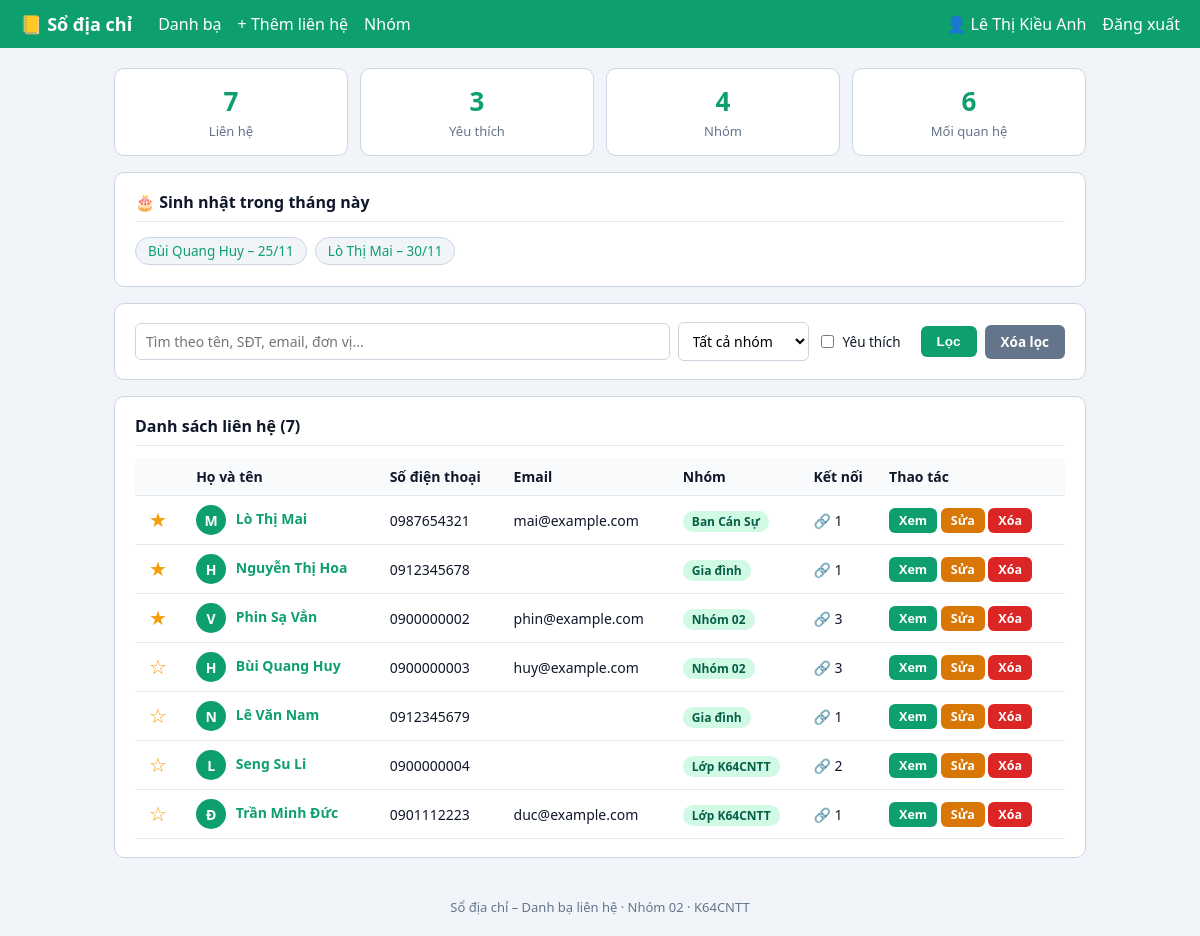
Screenshot of /index.php (signed in) with the database file from the repository.
### tables this page shows
CREATE TABLE lien_he (
  id            INT AUTO_INCREMENT PRIMARY KEY,
  id_nguoi_dung INT NOT NULL,
  id_nhom       INT NULL,                       
  ho_ten        VARCHAR(100) NOT NULL,
  gioi_tinh     ENUM('Nam','Nữ','Khác') NOT NULL DEFAULT 'Khác',
  ngay_sinh     DATE NULL,
  so_dien_thoai VARCHAR(15) NOT NULL,
  email         VARCHAR(100) NULL,
  don_vi        VARCHAR(100) NULL,              
  dia_chi       VARCHAR(255) NULL,
  ghi_chu       TEXT NULL,
  yeu_thich     TINYINT(1) NOT NULL DEFAULT 0,
  ngay_tao      TIMESTAMP DEFAULT CURRENT_TIMESTAMP,
  KEY idx_ten (ho_ten),
  KEY idx_sdt (so_dien_thoai),
  CONSTRAINT fk_lh_nd   FOREIGN KEY (id_nguoi_dung) REFERENCES nguoi_dung(id) ON DELETE CASCADE,
  CONSTRAINT fk_lh_nhom FOREIGN KEY (id_nhom) REFERENCES nhom_lien_he(id)      
);

CREATE TABLE nhom_lien_he (
  id            INT AUTO_INCREMENT PRIMARY KEY,
  id_nguoi_dung INT NOT NULL,
  ten_nhom      VARCHAR(60) NOT NULL,
  mo_ta         VARCHAR(255) NULL,
  UNIQUE KEY uq_nhom (id_nguoi_dung, ten_nhom),
  CONSTRAINT fk_nhom_nd FOREIGN KEY (id_nguoi_dung) REFERENCES nguoi_dung(id) ON DELETE CASCADE
);

### functions.php (called while the page is built, shortened)
<?php
function e($s): string { return htmlspecialchars((string)$s, ENT_QUOTES, 'UTF-8'); }
function yeu_cau_dang_nhap(): int {
    return (int)$_SESSION['uid'];
}
function chu_cai(string $ten): string {
    $p = preg_split('/\s+/', trim($ten));
    return mb_strtoupper(mb_substr(end($p), 0, 1));
}
function lay_nhom(PDO $pdo, int $uid): array {
    $st = $pdo->prepare("SELECT id, ten_nhom FROM nhom_lien_he WHERE id_nguoi_dung = :u ORDER BY ten_nhom");
    $st->execute([':u' => $uid]);
    return $st->fetchAll();
}

### index.php (the view, shortened to what this page needs)
<?php
require_once 'functions.php';
$uid = yeu_cau_dang_nhap();
$qs = $_SERVER['QUERY_STRING'] ?? '';
$st = $pdo->prepare("SELECT COUNT(*) AS tong, COALESCE(SUM(yeu_thich), 0) AS yt FROM lien_he WHERE id_nguoi_dung = :u");
$st->execute([':u' => $uid]);
$tk = $st->fetch();
$st = $pdo->prepare("SELECT COUNT(*) FROM quan_he qh JOIN lien_he lh ON lh.id = qh.id_lien_he_a WHERE lh.id_nguoi_dung = :u");
$st->execute([':u' => $uid]);
$so_qh = (int)$st->fetchColumn();
$st = $pdo->prepare("SELECT id, ho_ten, ngay_sinh FROM lien_he
                     WHERE id_nguoi_dung = :u AND MONTH(ngay_sinh) = MONTH(CURDATE())
                     ORDER BY DAY(ngay_sinh)");
$st->execute([':u' => $uid]);
$sinh_nhat = $st->fetchAll();
$q     = trim($_GET['q'] ?? '');
$chi_yt = isset($_GET['yt']);
$trang = max(1, (int)($_GET['trang'] ?? 1));
$moi_trang = 8;
$where = ['lh.id_nguoi_dung = :uid'];
$tham_so = [':uid' => $uid];
$sql_where = implode(' AND ', $where);
$st = $pdo->prepare("SELECT COUNT(*) FROM lien_he lh WHERE $sql_where");
$st->execute($tham_so);
$tong = (int)$st->fetchColumn();
$so_trang = max(1, (int)ceil($tong / $moi_trang));
$trang = min($trang, $so_trang);
$offset = ($trang - 1) * $moi_trang;
$st = $pdo->prepare("SELECT lh.*, nh.ten_nhom,
        (SELECT COUNT(*) FROM quan_he qh WHERE qh.id_lien_he_a = lh.id OR qh.id_lien_he_b = lh.id) AS so_qh
    FROM lien_he lh LEFT JOIN nhom_lien_he nh ON nh.id = lh.id_nhom
    WHERE $sql_where
    ORDER BY lh.yeu_thich DESC, lh.ho_ten ASC
    LIMIT $moi_trang OFFSET $offset");
$st->execute($tham_so);
$ds = $st->fetchAll();
$ds_nhom = lay_nhom($pdo, $uid);
include 'header.php';
?>
<div class="stats">
    <div class="stat"><b><?= (int)$tk['tong'] ?></b><span>Liên hệ</span></div>
    <div class="stat"><b><?= (int)$tk['yt'] ?></b><span>Yêu thích</span></div>
    <div class="stat"><b><?= count($ds_nhom) ?></b><span>Nhóm</span></div>
    <div class="stat"><b><?= $so_qh ?></b><span>Mối quan hệ</span></div>
</div>
<?php if ($sinh_nhat): ?>
<div class="card">
    <h3>🎂 Sinh nhật trong tháng này</h3>
    <?php foreach ($sinh_nhat as $s): ?>
        <a class="chip" href="contact_view.php?id=<?= (int)$s['id'] ?>">
            <?= e($s['ho_ten']) ?> – <?= e((new DateTime($s['ngay_sinh']))->format('d/m')) ?>
        </a>
    <?php endforeach; ?>
</div>
<?php endif; ?>
<div class="card">
    <form method="GET" class="filter">
        <input type="text" name="q" value="<?= e($q) ?>" placeholder="Tìm theo tên, SĐT, email, đơn vị...">
        <select name="nhom">
            <option value="0">Tất cả nhóm</option>
        </select>
        <label class="check"><input type="checkbox" name="yt" value="1" <?= $chi_yt ? 'checked' : '' ?>> Yêu thích</label>
        <button class="btn">Lọc</button>
        <a class="btn btn-sec" href="index.php">Xóa lọc</a>
    </form>
</div>
<div class="card">
    <h3>Danh sách liên hệ (<?= $tong ?>)</h3>
    <div class="table-wrap">
    <table>
        <thead><tr><th></th><th>Họ và tên</th><th>Số điện thoại</th><th>Email</th><th>Nhóm</th><th>Kết nối</th><th>Thao tác</th></tr></thead>
        <tbody>
        <?php foreach ($ds as $c): ?>
            <tr>
                <td>
                    <form method="POST" action="index.php<?= $qs !== '' ? '?' . e($qs) : '' ?>" class="inline-form">
                        <button class="star" title="Yêu thích"><?= $c['yeu_thich'] ? '★' : '☆' ?></button>
                    </form>
                </td>
                <td>
                    <span class="avatar sm"><?= e(chu_cai($c['ho_ten'])) ?></span>
                    <a href="contact_view.php?id=<?= (int)$c['id'] ?>"><b><?= e($c['ho_ten']) ?></b></a>
                </td>
                <td><?= e($c['so_dien_thoai']) ?></td>
                <td><?= e($c['email'] ?? '') ?></td>
                <td><?= $c['ten_nhom'] ? '<span class="badge">' . e($c['ten_nhom']) . '</span>' : '<span class="muted">—</span>' ?></td>
                <td>🔗 <?= (int)$c['so_qh'] ?></td>
                <td>
                    <a class="btn btn-sm" href="contact_view.php?id=<?= (int)$c['id'] ?>">Xem</a>
                    <a class="btn btn-warn btn-sm" href="contact_form.php?id=<?= (int)$c['id'] ?>">Sửa</a>
                    <a class="btn btn-del btn-sm" href="contact_delete.php?id=<?= (int)$c['id'] ?>">Xóa</a>
                </td>
            </tr>
        <?php endforeach; ?>
        </tbody>
    </table>
    </div>
</div>
<?php include 'footer.php'; ?>

### header.php (shortened to what this page needs)
<!DOCTYPE html>
<html lang="vi">
<head>
    <link rel="stylesheet" href="style.css">
</head>
<body>
<nav class="nav">
    <a class="brand" href="index.php">📒 Sổ địa chỉ</a>
    <?php if (!empty($_SESSION['uid'])): ?>
        <a href="index.php">Danh bạ</a>
        <a href="contact_form.php">+ Thêm liên hệ</a>
        <a href="groups.php">Nhóm</a>
        <span>👤 <?= e($_SESSION['ten']) ?></span>
        <a href="logout.php">Đăng xuất</a>
    <?php endif; ?>
</nav>
<main class="container">

### footer.php
</main>
<footer class="footer">Sổ địa chỉ – Danh bạ liên hệ · Nhóm 02 · K64CNTT</footer>
</body>
</html>

### style.css (style rules this page uses)
* { box-sizing: border-box; }
body { font-family: 'Segoe UI', Arial, sans-serif; background: #f1f5f9; color: #0f172a; margin: 0; }
a { color: #0e9f6e; text-decoration: none; }
.container { max-width: 1000px; margin: 20px auto; padding: 0 14px; }
.nav { display: flex; align-items: center; gap: 16px; background: #0e9f6e; color: #fff; padding: 12px 20px; flex-wrap: wrap; }
.nav a { color: #fff; font-weight: 500; }
.nav .brand { font-size: 18px; font-weight: 700; margin-right: 10px; }
.footer { text-align: center; color: #64748b; font-size: 13px; padding: 20px; }
.card { background: #fff; border: 1px solid #cbd5e1; border-radius: 10px; padding: 18px 20px; margin-bottom: 16px; }
.card h3 { margin: 0 0 12px; padding-bottom: 8px; border-bottom: 1px solid #e2e8f0; font-size: 16px; }
.stats { display: grid; grid-template-columns: repeat(4, 1fr); gap: 12px; margin-bottom: 16px; }
.stat { background: #fff; border: 1px solid #cbd5e1; border-radius: 10px; padding: 14px; text-align: center; }
.stat b { display: block; font-size: 26px; color: #0e9f6e; }
.stat span { font-size: 13px; color: #64748b; }
label { display: block; font-weight: 600; font-size: 13.5px; margin: 10px 0 4px; }
input[type=text], input[type=email], input[type=password], input[type=date], select, textarea { width: 100%; padding: 8px 10px; border: 1px solid #cbd5e1; border-radius: 6px; font-size: 14px; font-family: inherit; background: #fff; }
.filter { display: flex; gap: 8px; flex-wrap: wrap; align-items: center; }
.filter > input[type=text] { flex: 1; min-width: 180px; }
.filter select { width: auto; }
label.check { display: inline-flex; align-items: center; gap: 6px; font-weight: 500; margin: 8px 12px 8px 0; }
label.check input { width: auto; }
.btn { display: inline-block; padding: 8px 16px; background: #0e9f6e; color: #fff; border: 0; border-radius: 6px; font-weight: 600; font-size: 13.5px; cursor: pointer; margin-top: 8px; }
.btn-warn { background: #d97706; }
.btn-del { background: #dc2626; }
.btn-sec { background: #64748b; }
.btn-sm { margin-top: 0; padding: 4px 10px; font-size: 12.5px; }
.filter .btn { margin-top: 0; }
.inline-form { display: inline; }
.star { background: none; border: 0; font-size: 20px; color: #f59e0b; cursor: pointer; }
.table-wrap { overflow-x: auto; }
table { width: 100%; border-collapse: collapse; font-size: 14px; }
th, td { border-bottom: 1px solid #e2e8f0; padding: 9px 8px; text-align: left; white-space: nowrap; }
th { background: #f8fafc; }
.badge { background: #d1fae5; color: #065f46; padding: 2px 9px; border-radius: 10px; font-size: 12px; font-weight: 600; }
.chip { display: inline-block; background: #f1f5f9; border: 1px solid #cbd5e1; border-radius: 16px; padding: 4px 12px; margin: 3px 4px 3px 0; font-size: 13.5px; }
.avatar { display: inline-flex; align-items: center; justify-content: center; width: 56px; height: 56px; border-radius: 50%; background: #0e9f6e; color: #fff; font-size: 24px; font-weight: 700; flex-shrink: 0; }
.avatar.sm { width: 30px; height: 30px; font-size: 14px; margin-right: 6px; vertical-align: middle; }

### rows the page displays
lien_he: ho_ten "Bùi Quang Huy", ngay_sinh "25/11", ho_ten "H", so_dien_thoai "0900000003", email "huy@example.com", id_nhom.ten_nhom "Nhóm 02", so_qh "3"
lien_he: ho_ten "Lò Thị Mai", ngay_sinh "30/11", ho_ten "M", so_dien_thoai "0987654321", email "mai@example.com", id_nhom.ten_nhom "Ban Cán Sự", so_qh "1"
lien_he: ho_ten "H", ho_ten "Nguyễn Thị Hoa", so_dien_thoai "0912345678", id_nhom.ten_nhom "Gia đình", so_qh "1"
lien_he: ho_ten "V", ho_ten "Phin Sạ Vẳn", so_dien_thoai "0900000002", email "phin@example.com", id_nhom.ten_nhom "Nhóm 02", so_qh "3"
lien_he: ho_ten "N", ho_ten "Lê Văn Nam", so_dien_thoai "0912345679", id_nhom.ten_nhom "Gia đình", so_qh "1"
lien_he: ho_ten "L", ho_ten "Seng Su Li", so_dien_thoai "0900000004", id_nhom.ten_nhom "Lớp K64CNTT", so_qh "2"
lien_he: ho_ten "Đ", ho_ten "Trần Minh Đức", so_dien_thoai "0901112223", email "duc@example.com", id_nhom.ten_nhom "Lớp K64CNTT", so_qh "1"

### other values shown
$_SESSION['ten'] "Lê Thị Kiều Anh"
$tk['tong'] "7"
$tk['yt'] "3"
count($ds_nhom) "4"
$so_qh "6"
$tong "7"
